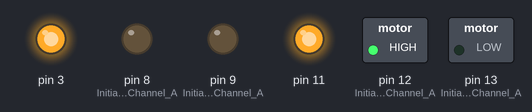
The sketch below on a simulated Arduino Uno, built with avr-gcc and run on an emulated ATmega328P. On the bench: switched loads named in the sketch (green lamp = pin HIGH), output pins drawn as LEDs (lit = HIGH).

Above: at 0.7 s.
At 2.2 s:
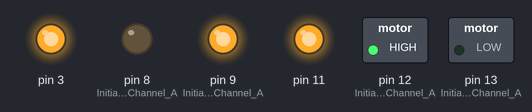
At 3.7 s:
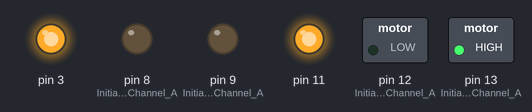
At 5.2 s:
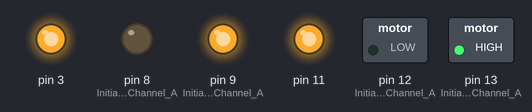
Timing chart, 0 to 6.9 s (numbered marks = the images above):
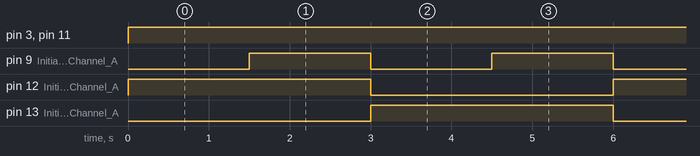

Measured:
- by itself, pin 3, pin 11: LOW → HIGH at 0.00 s
- by itself, pin 9 (Initiates_Brake_Channel_A): alternates HIGH for 1.5 s and LOW for 1.5 s
- by itself, pin 12 (Initiates_Motor_Channel_A), pin 13 (Initiates_Motor_Channel_A): alternates HIGH for 3.0 s and LOW for 3.0 s

The sketch:

motor_a___b.ino
```cpp
void setup() {

  //Setup Channel A
  pinMode(12, OUTPUT); //Initiates Motor Channel A pin
  pinMode(9, OUTPUT); //Initiates Brake Channel A pin

  //Setup Channel B
  pinMode(13, OUTPUT); //Initiates Motor Channel A pin
  pinMode(8, OUTPUT);  //Initiates Brake Channel A pin

}

void loop(){


  //Motor A forward @ full speed
  digitalWrite(12, HIGH); //Establishes forward direction of Channel A
  digitalWrite(9, LOW);   //Disengage the Brake for Channel A
  analogWrite(3, 255);   //Spins the motor on Channel A at full speed

  //Motor B backward @ half speed
  digitalWrite(13, LOW);  //Establishes backward direction of Channel B
  digitalWrite(8, LOW);   //Disengage the Brake for Channel B
  analogWrite(11, 255);    //Spins the motor on Channel B at half speed


  delay(1500);


  digitalWrite(9, HIGH);  //Engage the Brake for Channel A
  digitalWrite(9, HIGH);  //Engage the Brake for Channel B


  delay(1500);


  //Motor A forward @ full speed
  digitalWrite(12, LOW);  //Establishes backward direction of Channel A
  digitalWrite(9, LOW);   //Disengage the Brake for Channel A
  analogWrite(3, 255);    //Spins the motor on Channel A at half speed

  //Motor B forward @ full speed
  digitalWrite(13, HIGH); //Establishes forward direction of Channel B
  digitalWrite(8, LOW);   //Disengage the Brake for Channel B
  analogWrite(11, 255);   //Spins the motor on Channel B at full speed


  delay(1500);


  digitalWrite(9, HIGH);  //Engage the Brake for Channel A
  digitalWrite(9, HIGH);  //Engage the Brake for Channel B


  delay(1500);

}
```
